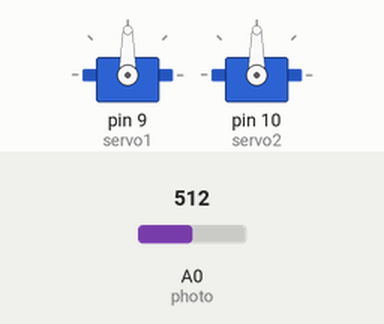
Recording of a sketch running on a simulated Arduino Uno, built with avr-gcc and run on an emulated ATmega328P. On the bench: 2 × servo. Inputs (shaded band) come from the test bench; at power-on: A0 (photo) = 512.

Above: at 1.2 s.
1.3 s: A0 (photo) set to 112
2.8 s: A0 (photo) set to 93
At 3.4 s:
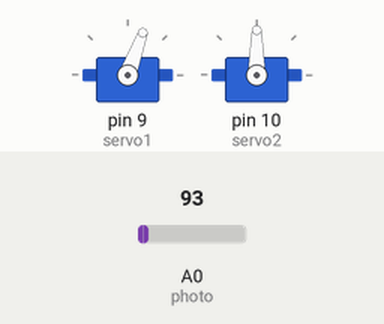
5.8 s: A0 (photo) set to 110
At 7.6 s:
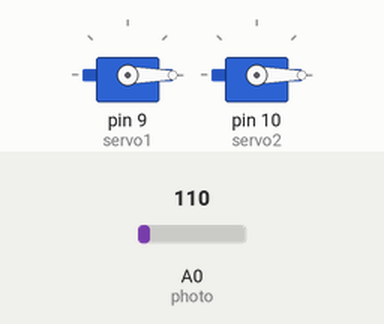
8.3 s: A0 (photo) set to 90
At 8.8 s:
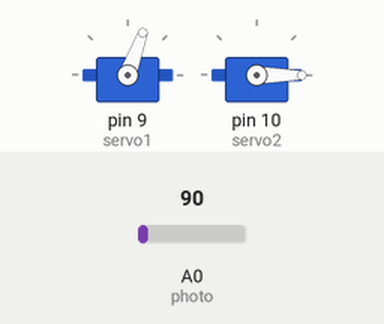
11.3 s: A0 (photo) set to 122
At 12.1 s:
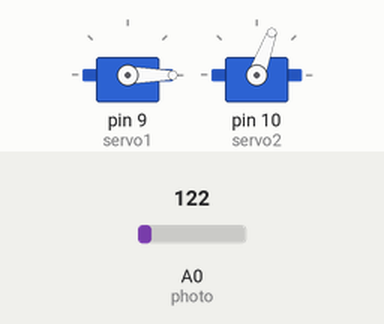
Timing chart, 0 to 13.8 s (numbered marks = the images above; inputs shaded):
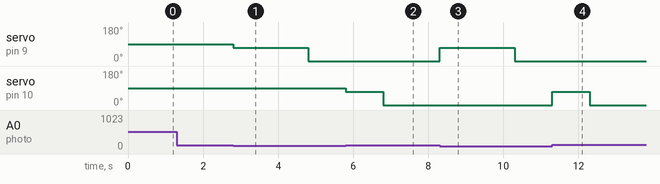

Measured:
- the behaviour switches between 101 and 100 on A0 (photo) (found by bisection; images 0 and 1)
- after the input at 1.3 s, every drawn part: stays the same
- after the input at 2.8 s, servo on pin 9 (servo1): 90° → 70° at once, → 0° 2.0 s later
- after the input at 5.8 s, servo on pin 9 (servo1): stays 0° (without the input it goes to 70° after 1.0 s)
- after the input at 8.3 s, servo on pin 9 (servo1): 0° → 70° at once, → 0° 2.0 s later
- after the input at 11.3 s, servo on pin 9 (servo1): stays 0° (without the input it goes to 70° after 1.0 s)

The sketch:

ReloadingSys0.ino
```cpp
#include <Servo.h>

Servo servo1;  //Front barrier
Servo servo2;  //Second barrier
const int photo = A0;
int light;

int Reload();

void setup()
{
 servo1.attach(9);
 servo2.attach(10);
}

void loop()
{
  light = analogRead(photo);
  Reload();
}

int Reload ()
{
  if(light > 100)
  //No ammo, reloading failed
  {
    return 0;
  }
  servo1.write(70);  //Open barrier 1 and reload
  delay(2000);

  //Reloading complete, start to reload the ball
  //into the reloading area
  servo1.write(0);  //Cloase barrier 1
  delay(1000);
  servo2.write(70);  //Open barrier 2
  delay(1000);

  //There is a ball in the reloading area
  servo2.write(0);   //Close barrier 2
  return 1;          //Reload succeed;

}
```
